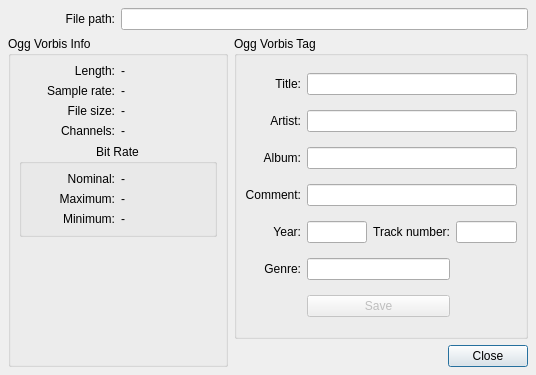
<ui version="4.0" >
 <class>DetailsDialog</class>
 <widget class="QDialog" name="DetailsDialog" >
  <property name="geometry" >
   <rect>
    <x>0</x>
    <y>0</y>
    <width>536</width>
    <height>375</height>
   </rect>
  </property>
  <property name="windowTitle" >
   <string>Details</string>
  </property>
  <layout class="QGridLayout" >
   <property name="margin" >
    <number>8</number>
   </property>
   <property name="spacing" >
    <number>6</number>
   </property>
   <item rowspan="2" row="1" column="0" colspan="2" >
    <widget class="QGroupBox" name="groupBox" >
     <property name="minimumSize" >
      <size>
       <width>220</width>
       <height>16</height>
      </size>
     </property>
     <property name="title" >
      <string>Ogg Vorbis Info</string>
     </property>
     <layout class="QGridLayout" >
      <property name="margin" >
       <number>8</number>
      </property>
      <property name="spacing" >
       <number>6</number>
      </property>
      <item row="2" column="1" >
       <widget class="QLabel" name="fileSizeLabel" >
        <property name="text" >
         <string>-</string>
        </property>
       </widget>
      </item>
      <item row="3" column="1" >
       <widget class="QLabel" name="channelsLabel" >
        <property name="layoutDirection" >
         <enum>Qt::LeftToRight</enum>
        </property>
        <property name="text" >
         <string>-</string>
        </property>
       </widget>
      </item>
      <item row="0" column="0" >
       <widget class="QLabel" name="label" >
        <property name="text" >
         <string>Length:</string>
        </property>
        <property name="alignment" >
         <set>Qt::AlignRight|Qt::AlignTrailing|Qt::AlignVCenter</set>
        </property>
       </widget>
      </item>
      <item row="0" column="1" >
       <widget class="QLabel" name="lengthLabel" >
        <property name="text" >
         <string>-</string>
        </property>
       </widget>
      </item>
      <item row="1" column="0" >
       <widget class="QLabel" name="label_3" >
        <property name="text" >
         <string>Sample rate:</string>
        </property>
        <property name="alignment" >
         <set>Qt::AlignRight|Qt::AlignTrailing|Qt::AlignVCenter</set>
        </property>
       </widget>
      </item>
      <item row="1" column="1" >
       <widget class="QLabel" name="sampleRateLabel" >
        <property name="text" >
         <string>-</string>
        </property>
       </widget>
      </item>
      <item row="3" column="0" >
       <widget class="QLabel" name="label_10" >
        <property name="layoutDirection" >
         <enum>Qt::LeftToRight</enum>
        </property>
        <property name="text" >
         <string>Channels:</string>
        </property>
        <property name="alignment" >
         <set>Qt::AlignRight|Qt::AlignTrailing|Qt::AlignVCenter</set>
        </property>
       </widget>
      </item>
      <item row="5" column="0" >
       <spacer>
        <property name="orientation" >
         <enum>Qt::Vertical</enum>
        </property>
        <property name="sizeHint" >
         <size>
          <width>20</width>
          <height>40</height>
         </size>
        </property>
       </spacer>
      </item>
      <item row="4" column="0" colspan="2" >
       <widget class="QGroupBox" name="groupBox_3" >
        <property name="title" >
         <string>Bit Rate</string>
        </property>
        <property name="alignment" >
         <set>Qt::AlignHCenter</set>
        </property>
        <layout class="QGridLayout" >
         <property name="margin" >
          <number>8</number>
         </property>
         <property name="spacing" >
          <number>6</number>
         </property>
         <item row="1" column="1" >
          <widget class="QLabel" name="maximumLabel" >
           <property name="text" >
            <string>-</string>
           </property>
          </widget>
         </item>
         <item row="2" column="1" >
          <widget class="QLabel" name="minimumLabel" >
           <property name="text" >
            <string>-</string>
           </property>
          </widget>
         </item>
         <item row="2" column="0" >
          <widget class="QLabel" name="label_9" >
           <property name="layoutDirection" >
            <enum>Qt::LeftToRight</enum>
           </property>
           <property name="text" >
            <string>Minimum:</string>
           </property>
           <property name="alignment" >
            <set>Qt::AlignRight|Qt::AlignTrailing|Qt::AlignVCenter</set>
           </property>
          </widget>
         </item>
         <item row="0" column="1" >
          <widget class="QLabel" name="nominalLabel" >
           <property name="text" >
            <string>-</string>
           </property>
          </widget>
         </item>
         <item row="1" column="0" >
          <widget class="QLabel" name="label_8" >
           <property name="text" >
            <string>Maximum:</string>
           </property>
           <property name="alignment" >
            <set>Qt::AlignRight|Qt::AlignTrailing|Qt::AlignVCenter</set>
           </property>
          </widget>
         </item>
         <item row="0" column="0" >
          <widget class="QLabel" name="label_7" >
           <property name="text" >
            <string>Nominal:</string>
           </property>
           <property name="alignment" >
            <set>Qt::AlignRight|Qt::AlignTrailing|Qt::AlignVCenter</set>
           </property>
          </widget>
         </item>
        </layout>
       </widget>
      </item>
      <item row="2" column="0" >
       <widget class="QLabel" name="label_5" >
        <property name="text" >
         <string>File size:</string>
        </property>
        <property name="alignment" >
         <set>Qt::AlignRight|Qt::AlignTrailing|Qt::AlignVCenter</set>
        </property>
       </widget>
      </item>
     </layout>
    </widget>
   </item>
   <item row="0" column="1" colspan="3" >
    <widget class="QLineEdit" name="pathLineEdit" >
     <property name="readOnly" >
      <bool>true</bool>
     </property>
    </widget>
   </item>
   <item row="0" column="0" >
    <widget class="QLabel" name="label_28" >
     <property name="text" >
      <string>File path:</string>
     </property>
     <property name="alignment" >
      <set>Qt::AlignRight|Qt::AlignTrailing|Qt::AlignVCenter</set>
     </property>
    </widget>
   </item>
   <item row="2" column="3" >
    <widget class="QPushButton" name="pushButton_3" >
     <property name="text" >
      <string>Close</string>
     </property>
    </widget>
   </item>
   <item row="2" column="2" >
    <spacer>
     <property name="orientation" >
      <enum>Qt::Horizontal</enum>
     </property>
     <property name="sizeHint" >
      <size>
       <width>111</width>
       <height>20</height>
      </size>
     </property>
    </spacer>
   </item>
   <item row="1" column="2" colspan="2" >
    <widget class="QGroupBox" name="groupBox_2" >
     <property name="sizePolicy" >
      <sizepolicy>
       <hsizetype>5</hsizetype>
       <vsizetype>5</vsizetype>
       <horstretch>0</horstretch>
       <verstretch>0</verstretch>
      </sizepolicy>
     </property>
     <property name="title" >
      <string>Ogg Vorbis Tag</string>
     </property>
     <layout class="QGridLayout" >
      <property name="margin" >
       <number>8</number>
      </property>
      <property name="spacing" >
       <number>6</number>
      </property>
      <item row="6" column="1" colspan="2" >
       <widget class="QPushButton" name="pushButton" >
        <property name="enabled" >
         <bool>false</bool>
        </property>
        <property name="text" >
         <string>Save</string>
        </property>
       </widget>
      </item>
      <item row="4" column="3" >
       <widget class="QLineEdit" name="trackLineEdit" />
      </item>
      <item row="4" column="2" >
       <widget class="QLabel" name="label_26" >
        <property name="text" >
         <string>Track number:</string>
        </property>
        <property name="alignment" >
         <set>Qt::AlignRight|Qt::AlignTrailing|Qt::AlignVCenter</set>
        </property>
       </widget>
      </item>
      <item row="4" column="1" >
       <widget class="QLineEdit" name="yearLineEdit" />
      </item>
      <item row="4" column="0" >
       <widget class="QLabel" name="label_25" >
        <property name="text" >
         <string>Year:</string>
        </property>
        <property name="alignment" >
         <set>Qt::AlignRight|Qt::AlignTrailing|Qt::AlignVCenter</set>
        </property>
       </widget>
      </item>
      <item row="5" column="0" >
       <widget class="QLabel" name="label_27" >
        <property name="text" >
         <string>Genre:</string>
        </property>
        <property name="alignment" >
         <set>Qt::AlignRight|Qt::AlignTrailing|Qt::AlignVCenter</set>
        </property>
       </widget>
      </item>
      <item row="3" column="0" >
       <widget class="QLabel" name="label_24" >
        <property name="text" >
         <string>Comment:</string>
        </property>
        <property name="alignment" >
         <set>Qt::AlignRight|Qt::AlignTrailing|Qt::AlignVCenter</set>
        </property>
       </widget>
      </item>
      <item row="2" column="0" >
       <widget class="QLabel" name="label_23" >
        <property name="text" >
         <string>Album:</string>
        </property>
        <property name="alignment" >
         <set>Qt::AlignRight|Qt::AlignTrailing|Qt::AlignVCenter</set>
        </property>
       </widget>
      </item>
      <item row="1" column="0" >
       <widget class="QLabel" name="label_22" >
        <property name="text" >
         <string>Artist:</string>
        </property>
        <property name="alignment" >
         <set>Qt::AlignRight|Qt::AlignTrailing|Qt::AlignVCenter</set>
        </property>
       </widget>
      </item>
      <item row="0" column="0" >
       <widget class="QLabel" name="label_21" >
        <property name="text" >
         <string>Title:</string>
        </property>
        <property name="alignment" >
         <set>Qt::AlignRight|Qt::AlignTrailing|Qt::AlignVCenter</set>
        </property>
       </widget>
      </item>
      <item row="0" column="1" colspan="3" >
       <widget class="QLineEdit" name="titleLineEdit" />
      </item>
      <item row="1" column="1" colspan="3" >
       <widget class="QLineEdit" name="artistLineEdit" />
      </item>
      <item row="2" column="1" colspan="3" >
       <widget class="QLineEdit" name="albumLineEdit" />
      </item>
      <item row="3" column="1" colspan="3" >
       <widget class="QLineEdit" name="commentLineEdit" />
      </item>
      <item row="5" column="1" colspan="2" >
       <widget class="QLineEdit" name="genreLineEdit" />
      </item>
     </layout>
    </widget>
   </item>
  </layout>
 </widget>
 <resources/>
 <connections>
  <connection>
   <sender>pushButton_3</sender>
   <signal>clicked()</signal>
   <receiver>DetailsDialog</receiver>
   <slot>close()</slot>
   <hints>
    <hint type="sourcelabel" >
     <x>623</x>
     <y>353</y>
    </hint>
    <hint type="destinationlabel" >
     <x>539</x>
     <y>352</y>
    </hint>
   </hints>
  </connection>
 </connections>
</ui>
